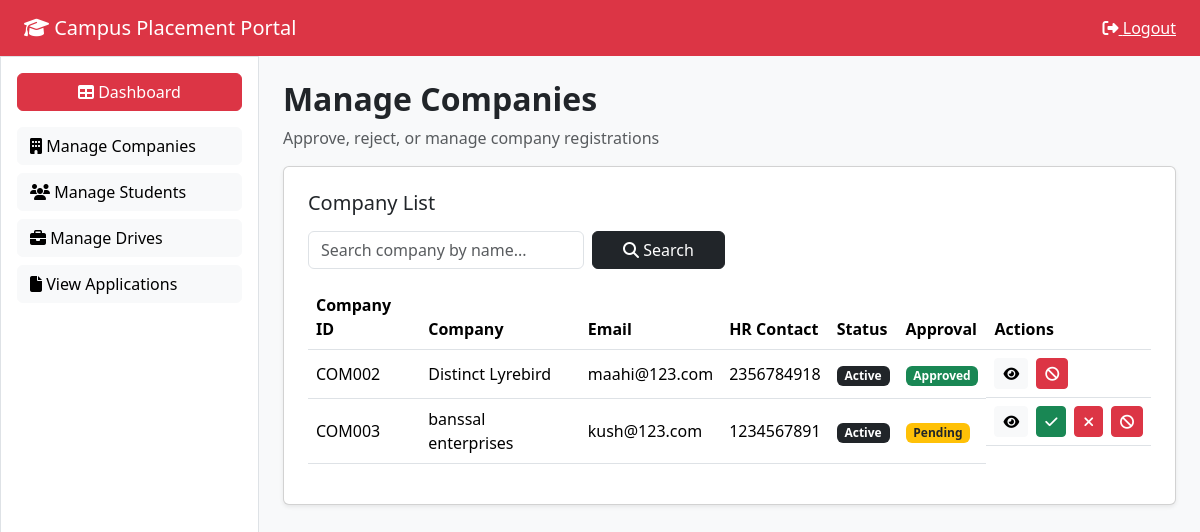
The app's page /admin/companies (signed in) with its own data.
### models.py (models this page shows, shortened)
class User(db.Model, UserMixin):
    id = db.Column(db.Integer, primary_key=True)
    name = db.Column(db.String(100), nullable=False)
    email = db.Column(db.String(100), unique=True, nullable=False)
    password = db.Column(db.String(200), nullable=False)
    role = db.Column(db.String(20), nullable=False)  # admin / student / company
    approved = db.Column(db.Boolean, default=False)
    active = db.Column(db.Boolean, default=True)
    student_id = db.Column(db.String(50))
    phone = db.Column(db.String(20))
    degree = db.Column(db.String(100))
    branch = db.Column(db.String(100))
    cgpa = db.Column(db.String(10))
    year = db.Column(db.String(10))
    resume = db.Column(db.String(200))
    hr_name = db.Column(db.String(100))
    hr_contact = db.Column(db.String(20))
    website = db.Column(db.String(200))
    description = db.Column(db.Text)
    applications = db.relationship(
        'Application',
        backref='student',
        lazy=True,
        cascade="all, delete-orphan"
    )
    drives = db.relationship(
        'PlacementDrive',
        backref='company',
        lazy=True,
        cascade="all, delete-orphan"
    )

### routes.py (the view)
    @app.route('/admin/companies')
    @login_required
    def admin_companies():
        if current_user.role != "admin":
            return redirect(url_for('login'))
        search = request.args.get("search")
        query = User.query.filter_by(role='company')
        if search:
            query = query.filter(
                User.name.ilike(f"%{search}%")
            )
        companies = query.all()
        return render_template(
            "admin_companies.html",
            companies=companies,
            search=search
        )

### routes.py (called while the page is built)
@login_manager.user_loader
def load_user(user_id):
    return User.query.get(int(user_id))

### templates/admin_companies.html (shortened to what this page needs)
{% extends "admin_layout.html" %}
{% block admin_content %}
<h2 class="fw-bold">Manage Companies</h2>
<p class="text-muted">Approve, reject, or manage company registrations</p>
<div class="card p-4 shadow-sm">
<h5 class="mb-3">Company List</h5>
<form method="GET" class="mb-3">
<div class="row g-2">
<div class="col-md-4">
<input
type="text"
name="search"
class="form-control"
placeholder="Search company by name..."
value="{{ search or '' }}"
>
</div>
<div class="col-md-2">
<button class="btn btn-dark w-100">
<i class="fa fa-search"></i> Search
</button>
</div>
</div>
</form>
<div class="table-responsive">
<table class="table align-middle">
<thead>
<tr>
<th>Company ID</th>
<th>Company</th>
<th>Email</th>
<th>HR Contact</th>
<th>Status</th>
<th>Approval</th>
<th>Actions</th>
</tr>
</thead>
<tbody>
{% for c in companies %}
<tr>
<td>COM{{ "%03d"|format(c.id) }}</td>
<td>{{ c.name }}</td>
<td>{{ c.email }}</td>
<td>{{ c.hr_contact }}</td>
<td>
{% if c.active %}
<span class="badge bg-dark">Active</span>
{% else %}
<span class="badge bg-secondary">Blacklisted</span>
{% endif %}
</td>
<td>
{% if c.approved %}
<span class="badge bg-success">Approved</span>
{% else %}
<span class="badge bg-warning text-dark">Pending</span>
{% endif %}
</td>
<td class="d-flex gap-2">
<button
class="btn btn-light btn-sm"
data-bs-toggle="modal"
data-bs-target="#company{{ c.id }}">
<i class="fa fa-eye"></i>
</button>
{% if not c.approved %}
<a
href="{{ url_for('approve_company', id=c.id) }}"
class="btn btn-success btn-sm">
<i class="fa fa-check"></i>
</a>
<a
href="{{ url_for('reject_company', id=c.id) }}"
class="btn btn-danger btn-sm">
<i class="fa fa-times"></i>
</a>
{% endif %}
{% if c.active %}
<a
href="{{ url_for('blacklist_company', id=c.id) }}"
class="btn btn-danger btn-sm">
<i class="fa fa-ban"></i>
</a>
{% endif %}
</td>
</tr>
{% endfor %}
</tbody>
</table>
</div>
</div>
{% endblock %}

### static/css/style.css (style rules this page uses)
* { margin:0; padding:0; box-sizing:border-box; }
body { font-family:'Poppins',sans-serif; min-height:100vh; background:url("/static/images/bg.png") no-repeat center center fixed; background-size:cover; color:#111827; }
.table { background:white; }
.table thead { background:#f1f5f9; }
.table th { font-weight:600; }
.badge { padding:6px 12px; font-size:12px; border-radius:20px; }
.btn { border-radius:8px; font-weight:500; }
.btn-light { border:1px solid #e5e7eb; }
.card { border:none; border-radius:12px; transition:all 0.2s ease; }
input, select, textarea { border-radius:8px; }

### records on screen
User: id "002", name "Distinct Lyrebird", email "maahi@123.com", hr_contact "2356784918", active "Active", approved "Approved"
User: id "003", name "banssal enterprises", email "kush@123.com", hr_contact "1234567891", active "Active", approved "Pending"
